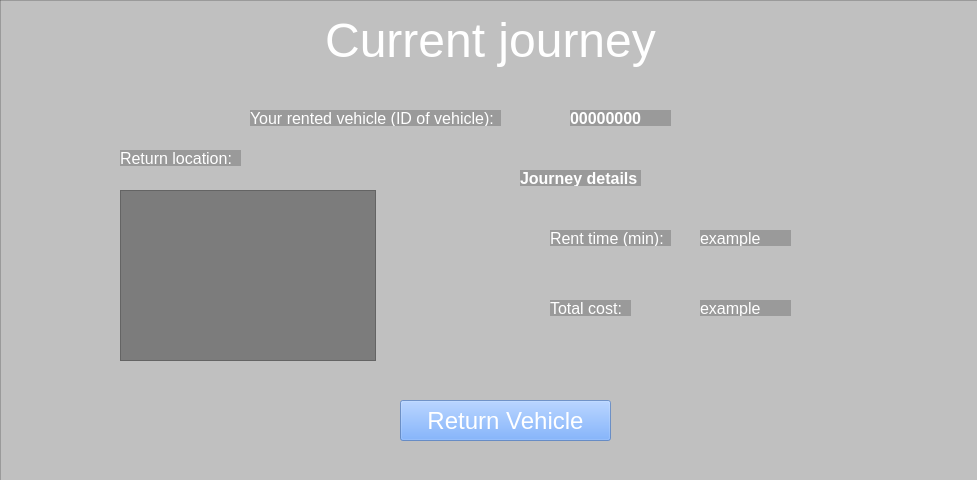
<?xml version="1.0" encoding="UTF-8"?>
<ui version="4.0">
 <class>MainWindowVehicleInRent</class>
 <widget class="QMainWindow" name="MainWindowVehicleInRent">
  <property name="geometry">
   <rect>
    <x>0</x>
    <y>0</y>
    <width>977</width>
    <height>480</height>
   </rect>
  </property>
  <property name="windowTitle">
   <string>E-Vehicle Share System</string>
  </property>
  <property name="windowIcon">
   <iconset>
    <normaloff>:/icon/Users/Calvin Pfob/Documents/guiDevelopment/icon.png</normaloff>:/icon/Users/Calvin Pfob/Documents/guiDevelopment/icon.png</iconset>
  </property>
  <property name="iconSize">
   <size>
    <width>25</width>
    <height>25</height>
   </size>
  </property>
  <widget class="QWidget" name="vehicleInRentPage">
   <widget class="QLabel" name="title">
    <property name="geometry">
     <rect>
      <x>0</x>
      <y>10</y>
      <width>981</width>
      <height>61</height>
     </rect>
    </property>
    <property name="font">
     <font>
      <family>Arial</family>
      <pointsize>48</pointsize>
     </font>
    </property>
    <property name="text">
     <string>&lt;html&gt;&lt;head/&gt;&lt;body&gt;&lt;p&gt;&lt;span style=&quot; font-size:36pt; color:#ffffff;&quot;&gt;Current journey&lt;/span&gt;&lt;/p&gt;&lt;/body&gt;&lt;/html&gt;</string>
    </property>
    <property name="alignment">
     <set>Qt::AlignCenter</set>
    </property>
   </widget>
   <widget class="QLabel" name="backgroundPicture">
    <property name="geometry">
     <rect>
      <x>0</x>
      <y>0</y>
      <width>981</width>
      <height>481</height>
     </rect>
    </property>
    <property name="styleSheet">
     <string notr="true">background-image: url(:/login/tier-mobility-2021-05-min.png);</string>
    </property>
    <property name="text">
     <string/>
    </property>
    <property name="pixmap">
     <pixmap resource="../../../../Qt/6.4.0/mingw_64/bin/bg.qrc">:/login/tier-mobility-2021-05-min.png</pixmap>
    </property>
    <property name="scaledContents">
     <bool>true</bool>
    </property>
   </widget>
   <widget class="QFrame" name="backgroundFrame">
    <property name="geometry">
     <rect>
      <x>0</x>
      <y>0</y>
      <width>981</width>
      <height>481</height>
     </rect>
    </property>
    <property name="styleSheet">
     <string notr="true">background:rgba(0, 0, 0, 50)</string>
    </property>
    <property name="frameShape">
     <enum>QFrame::StyledPanel</enum>
    </property>
    <property name="frameShadow">
     <enum>QFrame::Raised</enum>
    </property>
    <widget class="QLabel" name="rentTimeLabel">
     <property name="geometry">
      <rect>
       <x>550</x>
       <y>230</y>
       <width>121</width>
       <height>16</height>
      </rect>
     </property>
     <property name="font">
      <font>
       <family>Arial</family>
       <pointsize>12</pointsize>
      </font>
     </property>
     <property name="styleSheet">
      <string notr="true">color:rgb(255, 255, 255)</string>
     </property>
     <property name="text">
      <string>Rent time (min): </string>
     </property>
    </widget>
    <widget class="QLabel" name="returnLocationLabel">
     <property name="geometry">
      <rect>
       <x>120</x>
       <y>150</y>
       <width>121</width>
       <height>16</height>
      </rect>
     </property>
     <property name="font">
      <font>
       <family>Arial</family>
       <pointsize>12</pointsize>
      </font>
     </property>
     <property name="styleSheet">
      <string notr="true">color:rgb(255, 255, 255)</string>
     </property>
     <property name="text">
      <string>Return location: </string>
     </property>
    </widget>
    <widget class="QLabel" name="labelRentedVehicle">
     <property name="geometry">
      <rect>
       <x>250</x>
       <y>110</y>
       <width>251</width>
       <height>16</height>
      </rect>
     </property>
     <property name="font">
      <font>
       <family>Arial</family>
       <pointsize>12</pointsize>
      </font>
     </property>
     <property name="styleSheet">
      <string notr="true">color:rgb(255, 255, 255)</string>
     </property>
     <property name="text">
      <string>Your rented vehicle (ID of vehicle):</string>
     </property>
    </widget>
    <widget class="QLabel" name="vehicleIdOutput">
     <property name="geometry">
      <rect>
       <x>570</x>
       <y>110</y>
       <width>101</width>
       <height>16</height>
      </rect>
     </property>
     <property name="font">
      <font>
       <family>Arial</family>
       <pointsize>12</pointsize>
       <bold>true</bold>
      </font>
     </property>
     <property name="styleSheet">
      <string notr="true">color:rgb(255, 255, 255)</string>
     </property>
     <property name="text">
      <string>00000000</string>
     </property>
    </widget>
    <widget class="QListWidget" name="returnLocationList">
     <property name="geometry">
      <rect>
       <x>120</x>
       <y>190</y>
       <width>256</width>
       <height>171</height>
      </rect>
     </property>
     <property name="font">
      <font>
       <family>Arial</family>
       <pointsize>12</pointsize>
      </font>
     </property>
     <property name="autoFillBackground">
      <bool>true</bool>
     </property>
     <property name="styleSheet">
      <string notr="true">color: white</string>
     </property>
    </widget>
    <widget class="QLabel" name="rentTimeOutput">
     <property name="geometry">
      <rect>
       <x>700</x>
       <y>230</y>
       <width>91</width>
       <height>16</height>
      </rect>
     </property>
     <property name="font">
      <font>
       <family>Arial</family>
       <pointsize>12</pointsize>
      </font>
     </property>
     <property name="styleSheet">
      <string notr="true">color:rgb(255, 255, 255)</string>
     </property>
     <property name="text">
      <string>example</string>
     </property>
    </widget>
    <widget class="QPushButton" name="returnVehicleButton">
     <property name="geometry">
      <rect>
       <x>400</x>
       <y>400</y>
       <width>211</width>
       <height>41</height>
      </rect>
     </property>
     <property name="font">
      <font>
       <pointsize>18</pointsize>
      </font>
     </property>
     <property name="styleSheet">
      <string notr="true">background-color: rgba(85, 153, 255, 150); color: white</string>
     </property>
     <property name="text">
      <string>Return Vehicle</string>
     </property>
    </widget>
    <widget class="QLabel" name="totalCostLabel">
     <property name="geometry">
      <rect>
       <x>550</x>
       <y>300</y>
       <width>81</width>
       <height>16</height>
      </rect>
     </property>
     <property name="font">
      <font>
       <family>Arial</family>
       <pointsize>12</pointsize>
      </font>
     </property>
     <property name="styleSheet">
      <string notr="true">color:rgb(255, 255, 255)</string>
     </property>
     <property name="text">
      <string>Total cost: </string>
     </property>
    </widget>
    <widget class="QLabel" name="totalCostOutput">
     <property name="geometry">
      <rect>
       <x>700</x>
       <y>300</y>
       <width>91</width>
       <height>16</height>
      </rect>
     </property>
     <property name="font">
      <font>
       <family>Arial</family>
       <pointsize>12</pointsize>
      </font>
     </property>
     <property name="styleSheet">
      <string notr="true">color:rgb(255, 255, 255)</string>
     </property>
     <property name="text">
      <string>example</string>
     </property>
    </widget>
    <widget class="QLabel" name="journeyDetailsLabel">
     <property name="geometry">
      <rect>
       <x>520</x>
       <y>170</y>
       <width>121</width>
       <height>16</height>
      </rect>
     </property>
     <property name="font">
      <font>
       <family>Arial</family>
       <pointsize>12</pointsize>
       <bold>true</bold>
      </font>
     </property>
     <property name="styleSheet">
      <string notr="true">color:rgb(255, 255, 255)</string>
     </property>
     <property name="text">
      <string>Journey details </string>
     </property>
    </widget>
   </widget>
   <zorder>backgroundPicture</zorder>
   <zorder>backgroundFrame</zorder>
   <zorder>title</zorder>
  </widget>
 </widget>
 <resources>
  <include location="../../../../Qt/6.4.0/mingw_64/bin/bg.qrc"/>
 </resources>
 <connections/>
</ui>
